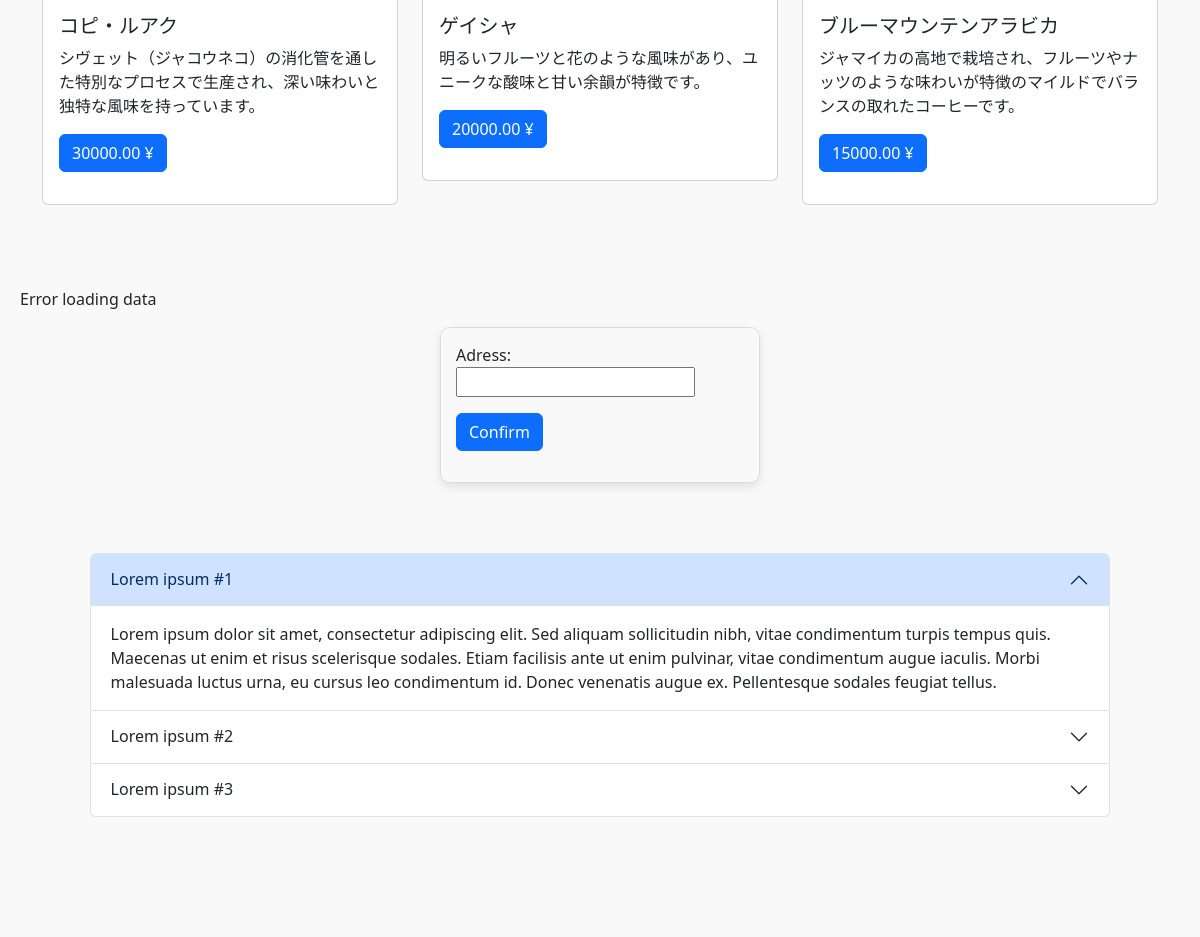
Page /main/ (lower part) on the earlier database version.
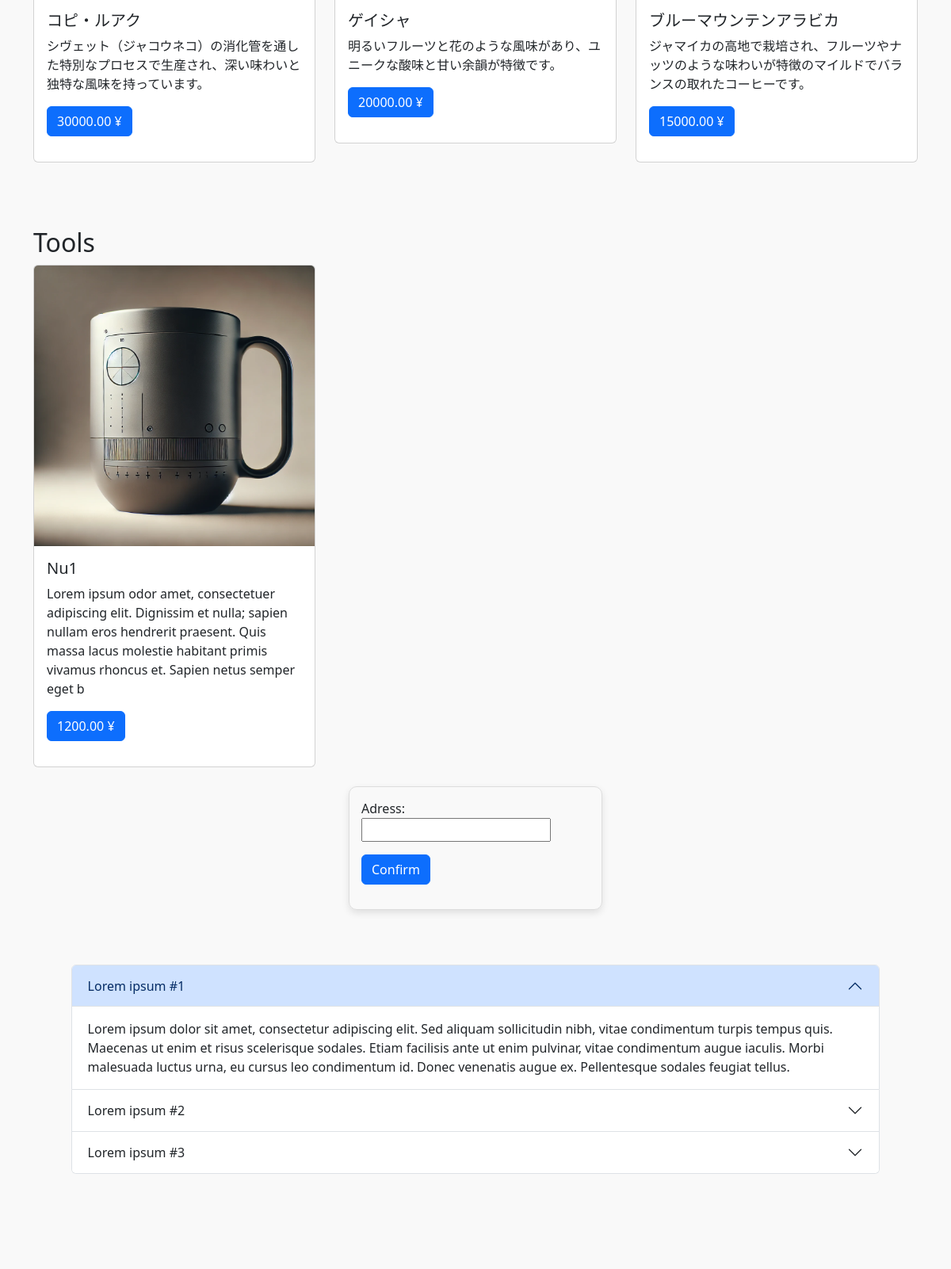
Same page on the later database version.
### polls/models.py (models this page shows, shortened)
class Assortment(models.Model):
    COFFEE = 'COFFEE'
    TOOLS = 'TOOLS'
    OTHER = 'OTHER'
    PRODUCT_CHOICES = [
        (COFFEE, 'Coffee'),
        (TOOLS, 'Tools'),
        (OTHER, 'Other'),
    ]
    assortment_name = models.CharField(max_length=100)
    type = models.CharField(max_length=20, choices=PRODUCT_CHOICES, default=COFFEE)
    assortment_description = models.CharField(max_length=200)
    pub_date = models.DateTimeField('date published')
    image = models.ImageField(upload_to='products_images/', blank=True, null=True)
    price = models.DecimalField(max_digits=10, decimal_places=2, default=0.00)

### polls/views.py (the view, shortened to what this page needs)
# urls.py: path('', views.index, name='index'),
def index(request):
    cart = request.COOKIES.get('cart', '{}')
    cart_items = []
    total_price = Decimal(0)
    decoded_data = urllib.parse.unquote(cart)
    try:
        cart_data = json.loads(decoded_data)
    except (ValueError, KeyError):
        pass
    latest_assortment_list = Assortment.objects.filter(type=Assortment.COFFEE).order_by("-pub_date")[:6]
    latest_assortment_tools_list = Assortment.objects.filter(type=Assortment.TOOLS).order_by("-pub_date")[:6]
    alert_message = None
    form = EmailForm(request.POST) if request.method == 'POST' else EmailForm()
    form_order = OrderForm(request.POST) if request.method == 'POST' else OrderForm()
    logger.debug("Cart items: %s", cart_items)
    logger.debug("Total price: %s", total_price)
    context = {"latest_assortment_list": latest_assortment_list,
               "latest_assortment_tools_list": latest_assortment_tools_list,
               "form": form,
               "form_order": form_order,
               "alert_message": alert_message,
                "cart_items": cart_items,
               "total_price": total_price,
               }
    return render(request, "index.html", context)

### polls/forms.py
class EmailForm(forms.ModelForm):
    class Meta:
        model = News
        fields = ['adress']

class OrderForm(forms.ModelForm):
    class Meta:
        model = Order
        fields = ['email', 'address1', 'address2', 'city', 'prefecture', 'zip_code', 'fast_delivery']
        widgets = {
            'email': forms.EmailInput(attrs={'class': 'form-control', 'placeholder': 'Email'}),
            'address1': forms.TextInput(attrs={'class': 'form-control', 'placeholder': 'Address 1'}),
            'address2': forms.TextInput(attrs={'class': 'form-control', 'placeholder': 'Address 2'}),
            'city': forms.TextInput(attrs={'class': 'form-control', 'placeholder': 'City'}),
            'prefecture': forms.TextInput(attrs={'class': 'form-control', 'placeholder': 'Prefecture'}),
            'zip_code': forms.TextInput(attrs={'class': 'form-control', 'placeholder': 'Zip Code'}),
            'fast_delivery': forms.CheckboxInput(attrs={'class': 'form-check-input'}),
        }

### polls/templates/index.html (shortened to what the changed rows need)
<!DOCTYPE html>
<html lang="ja" data-bs-theme="light">
<head>
    <link href="https://cdn.jsdelivr.net/npm/bootstrap@5.3.3/dist/css/bootstrap.min.css" rel="stylesheet">
</head>
<body>
<div class="content">
<div class="assortment-content">
{% if latest_assortment_list %}
    <div class="container">
        <div class="row">
            {% for assortment in latest_assortment_list %}
                <div class="col-md-4 mb-4">
                    <div class="card" style="width: 100%;">
                        <div class="card-body">
                            <h5 class="card-title">
                                    {{ assortment.assortment_name }}
                            </h5>
                            <p class="card-text">{{ assortment.assortment_description }}</p>
                            <p class="btn btn-primary add-to-cart" data-id="{{ assortment.id }}" data-name="{{ assortment.assortment_name}}" data-price="{{assortment.price}}">{{ assortment.price }} ¥</p>
                        </div>
                    </div>
                </div>
            {% endfor %}
        </div>
    </div>
{% else %}
    <p>Error loading data</p>
{% endif %}
</div>
<div class="assortment-content">
    {% if latest_assortment_tools_list %}
        <div class="container">
            <div class="row">
                <h2>Tools</h2>
                {% for assortment_tools in latest_assortment_tools_list %}
                    <div class="col-md-4 mb-4">
                        <div class="card" style="width: 100%;">
                            <img src="{{ assortment_tools.image.url }}" class="card-img-top" alt="{{ assortment_tools.assortment_name }}">
                            <div class="card-body">
                                <h5 class="card-title">
                                        {{ assortment_tools.assortment_name }}
                                </h5>
                                <p class="card-text">{{ assortment_tools.assortment_description }}</p>
                                <p class="btn btn-primary add-to-cart" data-id="{{ assortment_tools.id }}" data-name="{{ assortment_tools.assortment_name}}" data-price="{{assortment_tools.price}}">{{ assortment_tools.price }} ¥</p>
                            </div>
                        </div>
                    </div>
                {% endfor %}
            </div>
        </div>
    {% else %}
        <p>Error loading data</p>
    {% endif %}
    </div>
    <div class="accordion" id="accordionExample">
        <div class="accordion-item">
          <h2 class="accordion-header">
            <button class="accordion-button" type="button" data-bs-toggle="collapse" data-bs-target="#collapseOne" aria-expanded="true" aria-controls="collapseOne">
                Lorem ipsum #1
            </button>
          </h2>
        </div>
        <div class="accordion-item">
          <h2 class="accordion-header">
            <button class="accordion-button collapsed" type="button" data-bs-toggle="collapse" data-bs-target="#collapseTwo" aria-expanded="false" aria-controls="collapseTwo">
                Lorem ipsum #2
            </button>
          </h2>
        </div>
        <div class="accordion-item">
          <h2 class="accordion-header">
            <button class="accordion-button collapsed" type="button" data-bs-toggle="collapse" data-bs-target="#collapseThree" aria-expanded="false" aria-controls="collapseThree">
                Lorem ipsum #3
            </button>
          </h2>
        </div>
      </div>
    </body>
</html>

Differences in the rows shown:
added Assortment: image (picture), assortment_name "Nu1", assortment_description "Lorem ipsum odor amet, consectetuer adipiscing elit. Dignissim et nulla; sapien nullam eros hendrerit praesent. Quis massa lacus molestie habitant primis vivamus rhoncus et. Sapien netus semper eget b", price "1200.00", shown under "Tools"
Other differences:
text no longer shown: "Error loading data"
text now shown: "Tools"
